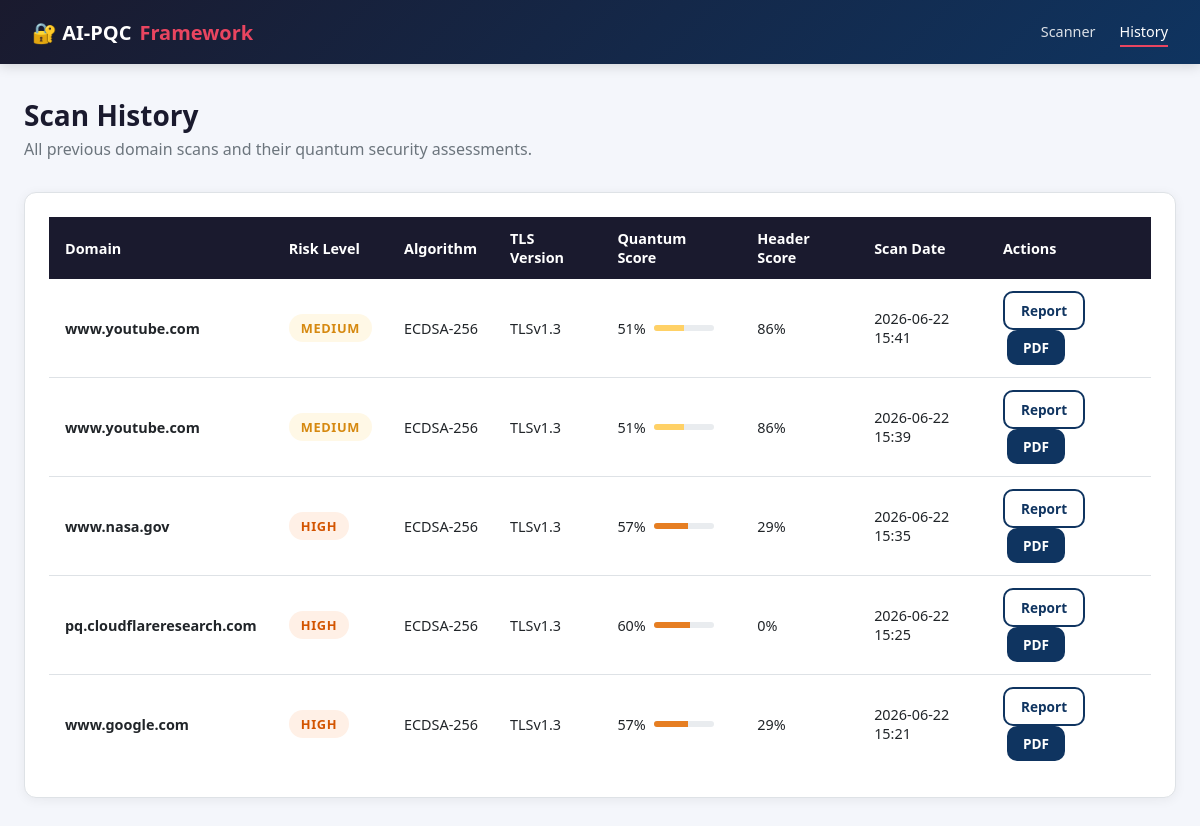
Before: /history with the older database file.
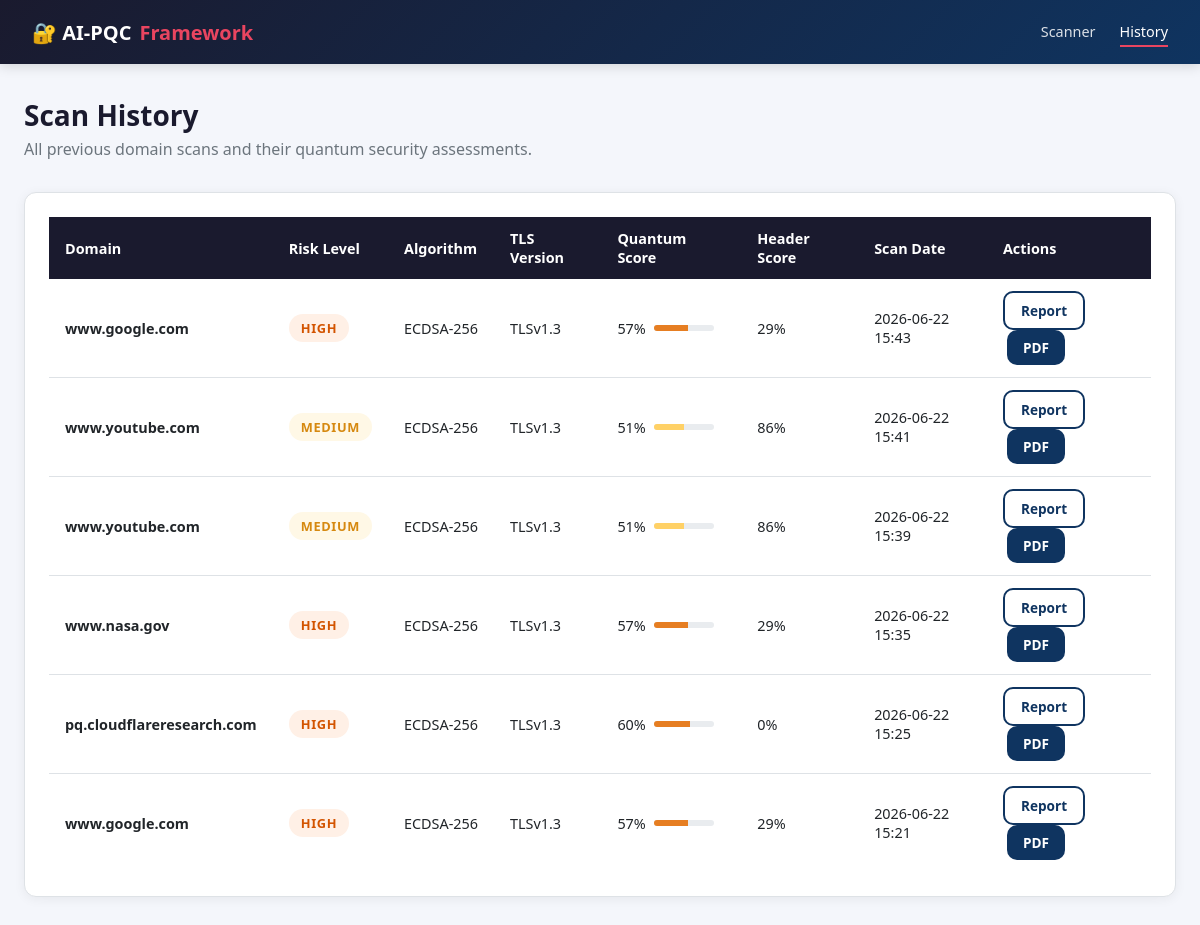
After: the same page with the newer database file.
### database/database.py (models this page shows, shortened)
class ScanResult(db.Model):
    __tablename__ = 'scan_results'
    id = db.Column(db.Integer, primary_key=True)
    domain = db.Column(db.String(255), nullable=False)
    scan_date = db.Column(db.DateTime, default=datetime.utcnow)
    ssl_version = db.Column(db.String(50))
    cipher_suite = db.Column(db.String(255))
    key_algorithm = db.Column(db.String(100))
    key_size = db.Column(db.Integer)
    cert_expiry = db.Column(db.String(50))
    quantum_risk_score = db.Column(db.Float)
    risk_level = db.Column(db.String(20))
    recommendations = db.Column(db.Text)
    headers_score = db.Column(db.Float)
    overall_score = db.Column(db.Float)
    raw_data = db.Column(db.Text)

### app.py (the view)
@app.route('/history')
def history():
    scans = ScanResult.query.order_by(ScanResult.scan_date.desc()).all()
    return render_template('history.html', scans=scans)

### templates/history.html (shortened to what this page needs)
<!DOCTYPE html>
<html lang="en">
<head>
  <link rel="stylesheet" href="/static/css/style.css">
</head>
<body>
<nav>
  <div class="nav-inner">
    <a href="/" class="nav-brand">🔐 AI-PQC<span>Framework</span></a>
    <div class="nav-links">
      <a href="/">Scanner</a>
      <a href="/history" class="active">History</a>
    </div>
  </div>
</nav>
<div class="container">
  <div class="page-header">
    <h1>Scan History</h1>
    <p>All previous domain scans and their quantum security assessments.</p>
  </div>
  {% if scans %}
  <div class="card">
    <div class="table-wrap">
      <table>
        <thead>
          <tr>
            <th>Domain</th>
            <th>Risk Level</th>
            <th>Algorithm</th>
            <th>TLS Version</th>
            <th>Quantum Score</th>
            <th>Header Score</th>
            <th>Scan Date</th>
            <th>Actions</th>
          </tr>
        </thead>
        <tbody>
          {% for s in scans %}
          <tr>
            <td><strong>{{ s.domain }}</strong></td>
            <td>
              {% set rl = s.risk_level|lower if s.risk_level else 'unknown' %}
              <span class="badge badge-{{ rl }}">{{ s.risk_level or 'N/A' }}</span>
            </td>
            <td>
              {% if s.key_algorithm %}
                {{ s.key_algorithm }}{% if s.key_size %}-{{ s.key_size }}{% endif %}
              {% else %}—{% endif %}
            </td>
            <td>{{ s.ssl_version or '—' }}</td>
            <td>
              {% if s.quantum_risk_score is not none %}
                <div style="display:flex;align-items:center;gap:0.5rem;">
                  {{ "%.0f"|format(s.quantum_risk_score * 100) }}%
                  <div style="width:60px;height:6px;background:#e9ecef;border-radius:3px;overflow:hidden;">
                    {% set rl = s.risk_level|lower if s.risk_level else 'unknown' %}
                    <div style="width:{{ "%.0f"|format(s.quantum_risk_score * 100) }}%;height:100%;background:{% if rl == 'critical' %}#ef476f{% elif rl == 'high' %}#e67e22{% elif rl == 'medium' %}#ffd166{% else %}#06d6a0{% endif %};"></div>
                  </div>
                </div>
              {% else %}—{% endif %}
            </td>
            <td>{{ "%.0f"|format(s.headers_score or 0) }}%</td>
            <td>{{ s.scan_date.strftime('%Y-%m-%d %H:%M') if s.scan_date else '—' }}</td>
            <td>
              <a href="/report/{{ s.id }}" class="btn btn-sm btn-outline">Report</a>
              <a href="/report/{{ s.id }}/pdf" class="btn btn-sm btn-secondary" style="margin-left:0.25rem;">PDF</a>
            </td>
          </tr>
          {% endfor %}
        </tbody>
      </table>
    </div>
  </div>
  {% endif %}
</div>
</body>
</html>

Changed rows visible on the page:
added ScanResult: domain "www.google.com", risk_level "HIGH", key_algorithm "ECDSA", key_size "256", ssl_version "TLSv1.3", s.quantum_risk_score*100 "57", headers_score "29", scan_date "2026-06-22 15:43"
